Frame 1 (no input): blank canvas, image omitted
Frame 60 (the mouse pressed at the canvas centre just before this capture): blank canvas, image omitted
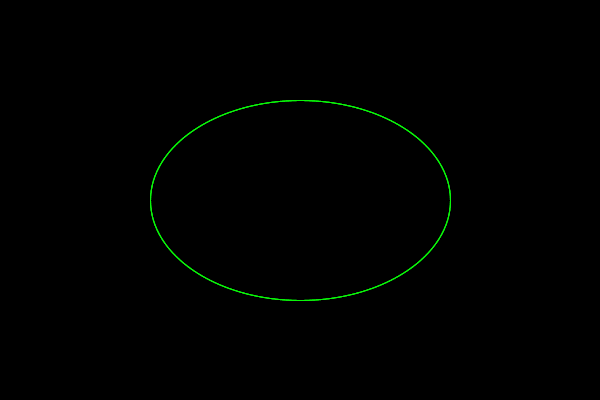
Frame 120 (the mouse held since frame 60 and released just before this capture)

The Processing sketch whose frames 1 and 60 were blank and that drew this single picture after the mouse press (run headless with seeded random() and noise(); from frame 60 on, the mouse is pressed at the canvas centre):

// Processing sketch: processing_59794
// ── processing_59794.pde

void setup() 

{size(600, 400);
  smooth();
  rectMode(CENTER);
  background(0);}
 

void draw() 

{if(mousePressed)

{stroke(#19FC0A,15);
noFill();
  ellipse(width/2, height/2, mouseX, mouseY);}
  
 else
 
 {stroke(#FFFFFF,15);
    noFill();
    ellipse(width/2, height/2,mouseX,mouseY);}}
